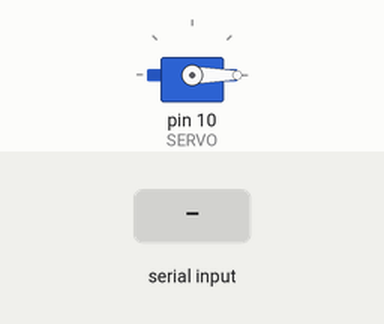
Bench run of a sketch on a simulated Arduino Uno, built with avr-gcc and run on an emulated ATmega328P. On the bench: servo. The inputs (shaded band) are chosen by the test bench. What the sketch prints to the serial monitor is not drawn.

Above: at 1.2 s.
1.3 s: "turn\n" received over the second serial link
At 1.76 s:
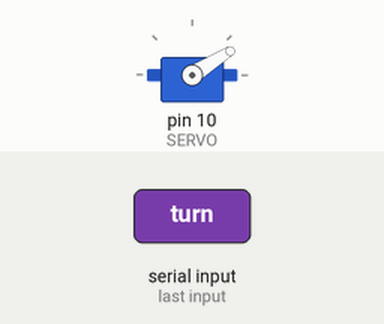
3.4 s: "1\n" received over the second serial link
Timing chart, 0 to 6.4 s (numbered marks = the images above; inputs shaded):
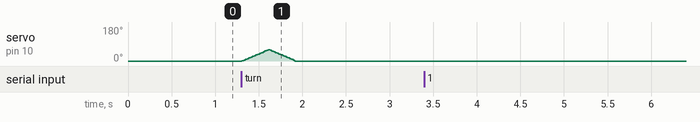

The sketch:

final.ino
```cpp
#include <SoftwareSerial.h>
#include <Servo.h>
#define BT_RXD 7
#define BT_TXD 8

const int SERVO = 10;
Servo servo;
SoftwareSerial bluetooth(BT_TXD, BT_RXD);


void setup(){
  Serial.begin(9600);
  bluetooth.begin(9600);
  servo.attach(SERVO);
  servo.write(0);
}

void turn(){
  int angle = 0;
  for(angle=0;angle<=60;angle++){
    servo.write(angle);
    delay(5);
  }
  for(angle=60;angle>=0;angle--) {
    servo.write(angle);
    delay(5);
  }
}


void loop(){
  if (bluetooth.available()) {
    String r = bluetooth.readStringUntil('\n');
    r.trim();
    if (r=="turn"){
      turn();
     }
    Serial.print(r);
  }
}
```

Measured:
- after the input at 1.3 s, servo on pin 10 (SERVO): rises from 0° to 60° in 0.30 s, then falls to 0° in 0.30 s
- after the input at 3.4 s, every drawn part: stays the same
